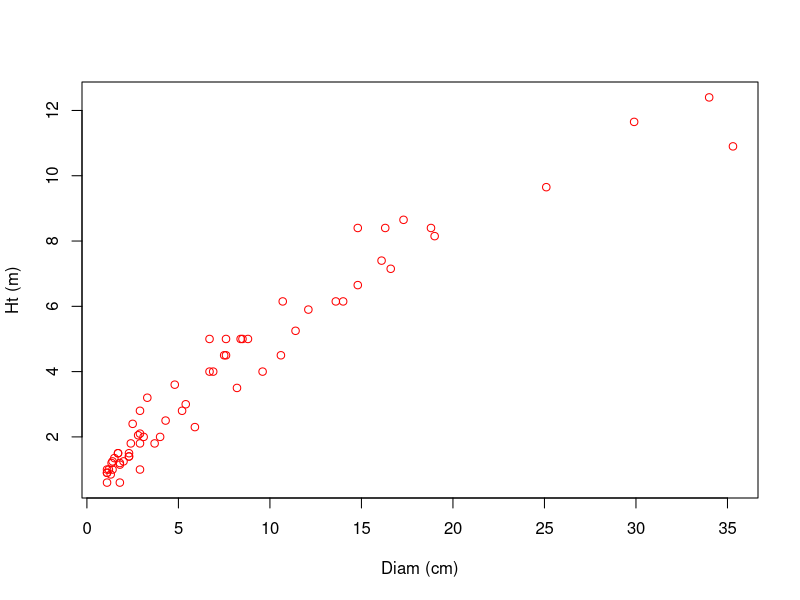

Here is the R script that generated this plot:
# Comparing nonlinear regression models for tree height data

# Input tree height data into dataframe H
H <- read.csv("data/height1.csv")
# Extract species "buaf"
buaf <- subset(H, Sp=="BUAF")
# Plot height vs. diameter
plot(buaf$Diameter, buaf$Height, xlab="Diam (cm)", ylab="Ht (m)", col="red")
# Model 1: a Power law
mod1 <- nls(Height ~ c * Diameter^d, data = buaf, start = list(c=0.36, d=0.8))
# Model 2: a linear relationship
mod2 <- nls(Height ~ c * Diameter, buaf, start = list(c=0.36)) #use nls for easy comparisons
# Which model fits better?
anova(mod1,mod2)
# Do we need an intercept?
mod3 <- nls(Height ~ c * Diameter^d + e, buaf, start = list(c=0.36, d=0.8, e=0.1))
anova(mod1,mod3)
# Model 4: a Michaelis Menton
mod4 <- nls(Height ~ a * Diameter / (b + Diameter), buaf, start = list(a=14, b=15))
# Does it fit better than model 3?
anova(mod3, mod4)
# can't use anova to test because they're not nested. can't use a least-squares framework

# What do the MM parameters tell us?
# Exercise: fit a Ricker model to the data
mod5 <- nls(Height~a*Diameter*exp(-b*Diameter), buaf, start=list(a=0.4, b=0.02))
summary(mod5)
# can you compare this to models above?
anova(mod5, mod1) #nope
